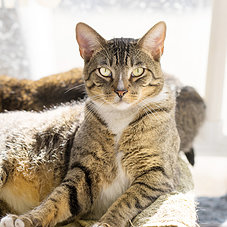
#> input picture 2018/burger/experimental/dek/tfjs/cat.jpg, 227 x 227 px
$ python -i canny.py   (imports and definitions only)   (older library calls are emulated)
#> lines starting #> are read from the running program, lines starting #| are printed output that depends on the picture; after the words box and inside, x2 and y2 are one past the last pixel; in counts of white or black regions, pixels touching at a corner belong together
#> further down, picture is the input picture: shape (227, 227, 3); mean B, G, R 154.1, 172.3, 185.7
from PyQt5 import QtGui
import cv2

def canny(img):
    edged = cv2.Canny(img, 40, 200)
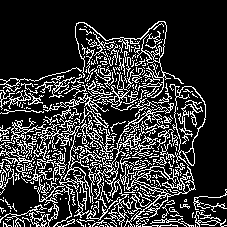
#> edged: shape (227, 227); 20.7% white in thin lines or dots
    kernel = cv2.getStructuringElement(cv2.MORPH_RECT, (3, 3))
    closed = cv2.morphologyEx(edged, cv2.MORPH_CLOSE, kernel)
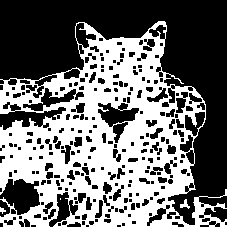
#> closed: shape (227, 227); 44% white; 4 white regions (1 under 20 px)
    im2, contours, hierarchy = cv2.findContours(closed.copy(), cv2.RETR_EXTERNAL, cv2.CHAIN_APPROX_NONE)
#> contours = 4 contours, 2 with area under 20; largest, box (x1, y1, x2, y2) and area: (0, 21, 227, 227) 30112, (180, 199, 190, 209) 31

    if len(contours):
        c = contours[0]
#> c = contour of 18 points, box (x1, y1, x2, y2) (0, 207, 6, 214), area 13
        peri = cv2.arcLength(c, True)
#> peri = 19.66
        approx = cv2.approxPolyDP(c, 0.01 * peri, True)
#> approx = contour of 13 points, box (x1, y1, x2, y2) (0, 207, 6, 214), area 13
        cv2.drawContours(img, [approx], -1, (0, 255, 0), 1)
#> img: shape (227, 227, 3); 0.03% of pixels changed, all inside (x1, y1, x2, y2) = (0, 207, 6, 214)

    w, h, _ = img.shape
#> w = 227; h = 227
#> (the run stopped early here; a loop or call above may not have finished)
